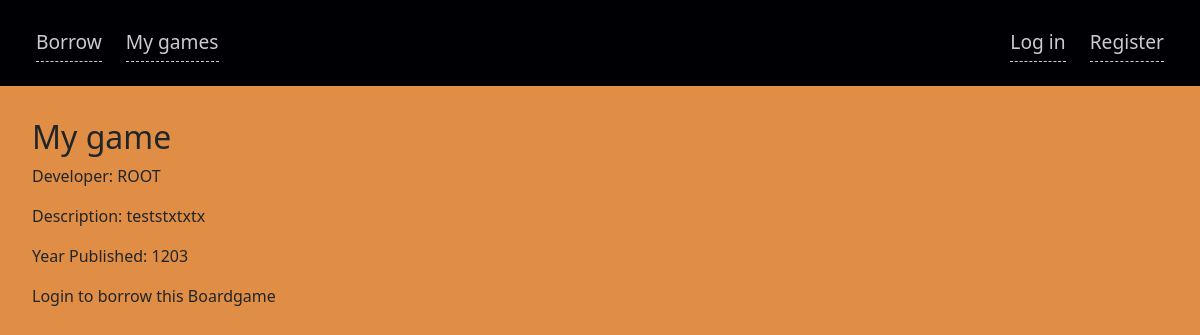
The page /boardgames/17 on the database its author committed.
### boardgames/models.py (models this page shows, shortened)
class Boardgame(models.Model):
    name = models.CharField(max_length=255)
    description = models.TextField()
    developer = models.CharField(max_length=255)
    year_published = models.IntegerField()
    date_added = models.DateTimeField(auto_now_add=True)
    date_modified = models.DateTimeField(auto_now=True)
    user = models.ForeignKey(User, on_delete=models.CASCADE)

### boardgames/views.py (the view, shortened to what this page needs)
def boardgame_detail(request, boardgame_id):
    boardgame = get_object_or_404(
        Boardgame, pk=boardgame_id)
    button = ""
    method = ""
    action = ""
    user = request.user
    context = {}
    context['method'] = method
    context['action'] = action
    context['button'] = button
    context['boardgame'] = boardgame
    return render(request, 'boardgames/boardgame_detail.html', context)

### boardgames/templates/boardgames/boardgame_detail.html (shortened to what this page needs)
{% extends "boardgames/base.html" %}
	{% block content %}
	<h2>{{ boardgame.name }}</h2>
	<p>Developer: {{ boardgame.developer }}</p>
	<p>Description: {{ boardgame.description }}</p>
	<p>Year Published: {{ boardgame.year_published }}</p>
	<div>
		{% if user.is_authenticated %}
		<form method="{{method}}" action="{% url action boardgame.id %}">
			{% csrf_token %}
			<button type="submit">{{button}}</button>
		</form>
		{% else %}
		<p>Login to borrow this Boardgame</p>
	</div>
	{% endif %} {% endblock content %}

### boardgames/static/boardgames/main.css (style rules this page uses)
:root { --main-color: #000004; --alt-color: #ffffff; --main-alt: #e08e45; }
html, body { margin: 0, auto; background-color: var(--main-alt); min-height: 100vh; }

### rows shown on the page
Boardgame: name "My game", developer "ROOT", description "teststxtxtx", year_published "1203"
